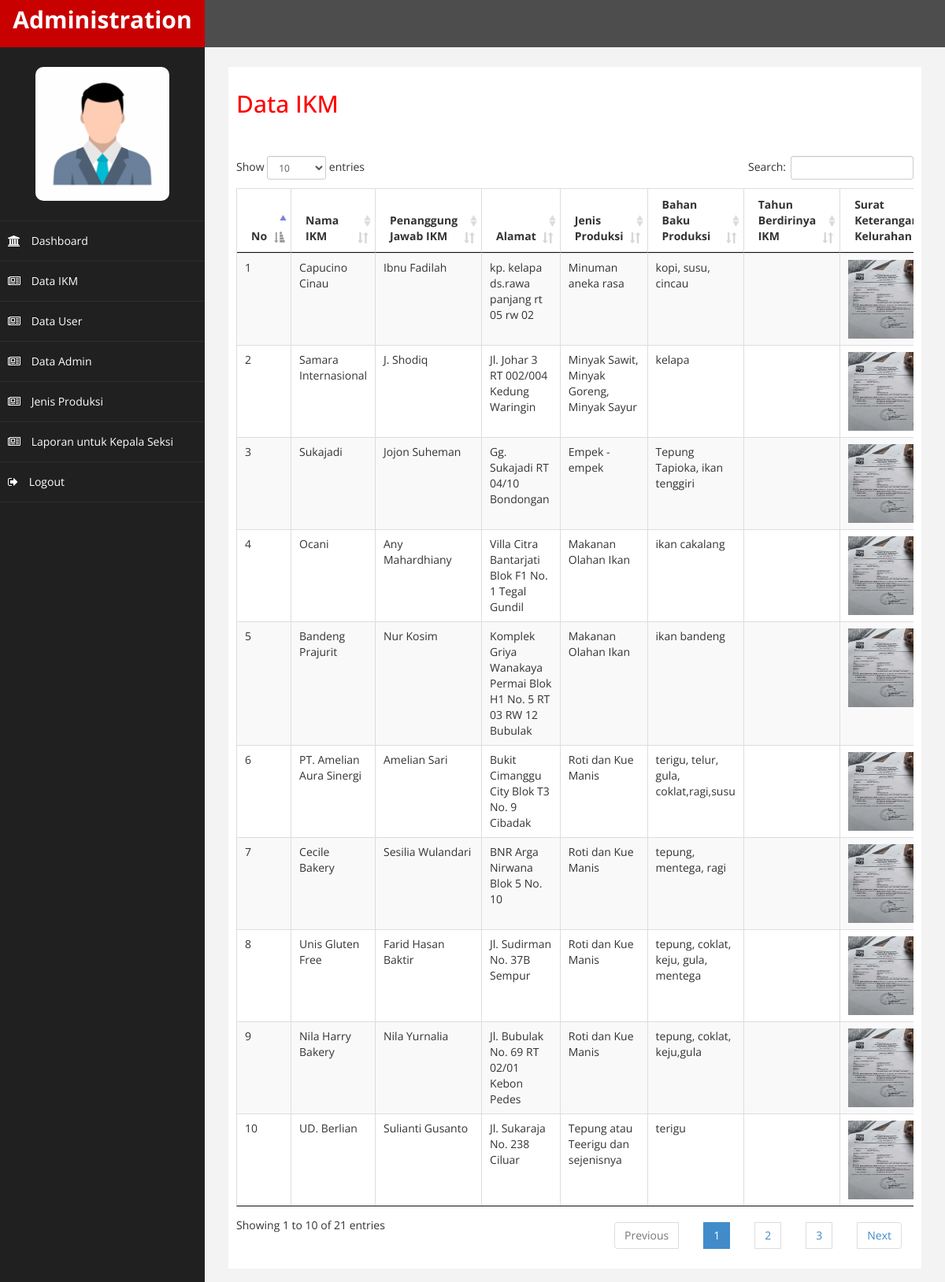
/admin/index.php?hal=data_ikm (signed in), run on the app's committed database.
### tables this page shows
CREATE TABLE `ikm` (
  `id_ikm` varchar(50) NOT NULL,
  `id_user` varchar(50) NOT NULL,
  `nama_ikm` varchar(100) NOT NULL,
  `penanggung_jawab` varchar(100) NOT NULL,
  `alamat` varchar(100) NOT NULL,
  `jenis_produksi` varchar(100) NOT NULL,
  `bahan_baku` varchar(100) NOT NULL,
  `tahun` varchar(50) NOT NULL,
  `surat_keterangan_kelurahan` text NOT NULL,
  `nib` text NOT NULL,
  `siup_iui` text NOT NULL,
  `status` varchar(100) NOT NULL
);

### admin/data/data_ikm.php (the view, shortened to what this page needs)
<h2>Data IKM</h2>
<br><br>
<div class="table-responsive">
<table id="table_berita" class="table table-striped table-bordered responsive">
  <thead>
    <tr>
      <th>No</th>
      <th>Nama IKM</th>
      <th>Penanggung Jawab IKM</th>
      <th>Alamat</th>
      <th>Jenis Produksi</th>
      <th>Bahan Baku Produksi</th>
      <th>Tahun Berdirinya IKM</th>
      <th>Surat Keterangan Kelurahan</th>
    </tr>
  </thead>
  <tbody>
    <?php $nomor=1; ?>
    <?php $ambil=$koneksi->query(" SELECT * FROM ikm order by id_ikm DESC"); ?>
    <?php while($pecah=$ambil->fetch_assoc()) { ?>
    <tr>
      <td> <?php echo $nomor; ?></td>
      <td> <?php echo $pecah['nama_ikm']; ?></td>
      <td> <?php echo $pecah['penanggung_jawab']; ?></td>
      <td> <?php echo $pecah['alamat']; ?></td>
      <td> <?php echo $pecah['jenis_produksi']; ?></td>
      <td> <?php echo $pecah['bahan_baku']; ?></td>
      <td> <?php echo $pecah['tahun']; ?></td>
           <td>
             <a href="#" data-toggle="modal" data-target="#detail-transaksi-<?php echo $pecah['id_ikm']; ?>">
           <img src="../img/sk/<?php echo $pecah['surat_keterangan_kelurahan']; ?>" width="100px" height="100px">
          </a>
      </td>
    </tr>
    <?php $nomor++ ?>
</div>
    <?php } ?>

### admin/index.php (shortened to what this page needs)
<?php
    $koneksi = new mysqli("localhost","root","","ikm");
?>
<!DOCTYPE html>
<html xmlns="http://www.w3.org/1999/xhtml">
<head>
    <link href="assets/css/bootstrap.css" rel="stylesheet" />
    <link href="assets/css/font-awesome.css" rel="stylesheet" />
    <link href="assets/js/morris/morris-0.4.3.min.css" rel="stylesheet" />
    <link href="assets/css/custom.css" rel="stylesheet" />
   <link rel="stylesheet" type="text/css" href="assets/js/dataTables/dataTables.bootstrap.css">
   <link rel="stylesheet" type="text/css" href="assets/js/dataTables/jquery.dataTables.css">
</head>
<body>
    <div id="wrapper">
        <nav class="navbar navbar-default navbar-cls-top " role="navigation" style="margin-bottom: 0">
            <div class="navbar-header">
                <a class="navbar-brand" href="index.html">Administration</a>
            </div>
  <div style="color: white;
padding: 15px 50px 5px 50px;
float: right;
font-size: 16px;"></a> </div>
        </nav>
                <nav class="navbar-default navbar-side" role="navigation">
            <div class="sidebar-collapse">
                <ul class="nav" id="main-menu">
        <li class="text-center">
                    <img src="assets/img/user.jpg" class="user-image img-responsive"/>
          </li>
                    <li><a href="index.php"><i class="fa fa-university "></i> Dashboard</a></li>
                    <li><a href="index.php?hal=data_ikm"><i class="fa fa-newspaper-o "></i> Data IKM</a></li>
                     <li><a href="index.php?hal=data_user"><i class="fa fa-newspaper-o "></i> Data User</a></li>
                     <li><a href="index.php?hal=data_admin"><i class="fa fa-newspaper-o "></i> Data Admin</a></li>
                     <li><a href="index.php?hal=jenis_produksi"><i class="fa fa-newspaper-o "></i> Jenis Produksi</a></li>
                     <li><a href="index.php?hal=laporan_kasi"><i class="fa fa-newspaper-o "></i> Laporan untuk Kepala Seksi</a></li>
                    <li><a href="index.php?hal=logout"><i class="fa fa-sign-out"></i> Logout</a></li>
                </ul>
            </div>
        </nav>
        <div id="page-wrapper" >
            <div id="page-inner">
                <?php
                    if (isset($_GET['hal'])) {
                        if ($_GET['hal']=="data_ikm") {
                            include 'data/data_ikm.php';
                        }
                         elseif ($_GET['hal']=="data_user") {
                            include'data/data_user.php';
                        }
                        elseif ($_GET['hal']=="data_admin") {
                            include'data/data_admin.php';
                        }
                         elseif ($_GET['hal']=="jenis_produksi") {
                            include'data/jenis_produksi.php';
                        }
                        elseif ($_GET['hal']=="tambah_ikm") {
                            include 'data/tambah_ikm.php';
                        }
                        elseif ($_GET['hal']=="edit_ikm") {
                            include 'data/edit_ikm.php';
                        }
                        elseif($_GET['hal']=="hapus_ikm") {
                            include 'data/hapus_ikm.php';
                        }
                         elseif($_GET['hal']=="tambah_produksi") {
                            include 'data/tambah_produksi.php';
                        }
                        elseif($_GET['hal']=="edit_produksi") {
                            include 'data/edit_produksi.php';
                        }
                        elseif ($_GET['hal']=="hapus_produksi") {
                            include 'data/hapus_produksi.php';
                        }
                        elseif($_GET['hal']=="konfirmasi") {
                            include 'data/konfirmasi.php';
                        }
                        elseif ($_GET['hal']=="tambah_admin") {
                            include 'data/tambah_admin.php';
                        }
                        elseif ($_GET['hal']=="edit_admin") {
                            include 'data/edit_admin.php';
                        }
                        elseif ($_GET['hal']=="hapus_admin") {
                            include 'data/hapus_admin.php';
                        }
                        elseif ($_GET['hal']=="edit_user") {
                            include 'data/edit_user.php';
                        }
                        elseif ($_GET['hal']=="hapus_user") {
                            include 'data/hapus_user.php';
                        }
                        elseif ($_GET['hal']=="laporan_kasi") {
                            include 'data/laporan_kasi.php';
                        }
                        elseif ($_GET['hal']=="cetak_laporan") {
                            include 'data/cetak_laporan.php';
                        }
                        elseif ($_GET['hal']=="logout") {
                            include 'logout.php';
                        }
                    }
                    else {
                        include'home.php';
                    }
                ?>
</body>
</html>

### admin/assets/css/custom.css (style rules this page uses)
body { font-family: 'Open Sans', sans-serif; }
#wrapper { width: 100%; background:#202020; }
#page-wrapper { padding: 15px 15px; min-height: 600px; background:#F3F3F3; }
#page-inner { width:100%; margin:10px 20px 10px 0px; background-color:#fff!important; padding:10px; min-height:1200px; }
.text-center { text-align:center; }
h2 { color: #f00; }
.user-image { margin: 25px auto; -webkit-border-radius: 10px; -moz-border-radius: 10px; border-radius: 10px; max-height:170px; max-width:170px; }
.navbar-cls-top .navbar-brand { color: #fff; background: #C90000; width: 260px; text-align: center; height: 60px; font-size: 30px; font-weight: 700; }
.sidebar-collapse , .sidebar-collapse .nav { background:none; }
.sidebar-collapse .nav { padding:0; }
.sidebar-collapse .nav > li > a { color:#fff; background:#202020; text-shadow:none; }
.sidebar-collapse > .nav > li > a { padding:15px 10px; }
.sidebar-collapse > .nav > li { border-bottom: 1px solid rgba(107, 108, 109, 0.19); }
.navbar-side { border:none; background-color: #202020; }
.navbar-cls-top { background:#4D4D4D; border-bottom:none; }
.navbar-default { border:0px solid black; }
.navbar-header { background: #A70303; }
.nav > li > a > i { margin-right:10px; }
@media (min-width:768px) { #page-wrapper { margin: 0 0 0 260px; padding: 15px 30px; min-height: 1200px; } }
@media (min-width:768px) { .navbar-side { z-index: 1; position: absolute; width: 260px; } }
@media (min-width:768px) { .navbar { border-radius: 0px; } }

### data on the page
ikm: nama_ikm "Capucino Cinau", penanggung_jawab "Ibnu Fadilah", alamat "kp. kelapa ds.rawa panjang rt 05 rw 02", jenis_produksi "Minuman aneka rasa", bahan_baku "kopi, susu, cincau", surat_keterangan_kelurahan (picture)
ikm: nama_ikm "Samara Internasional", penanggung_jawab "J. Shodiq", alamat "Jl. Johar 3 RT 002/004 Kedung Waringin", jenis_produksi "Minyak Sawit, Minyak Goreng, Minyak Sayur", bahan_baku "kelapa", surat_keterangan_kelurahan (picture)
ikm: nama_ikm "Sukajadi", penanggung_jawab "Jojon Suheman", alamat "Gg. Sukajadi RT 04/10 Bondongan", jenis_produksi "Empek - empek", bahan_baku "Tepung Tapioka, ikan tenggiri", surat_keterangan_kelurahan (picture)
ikm: nama_ikm "Ocani", penanggung_jawab "Any Mahardhiany", alamat "Villa Citra Bantarjati Blok F1 No. 1 Tegal Gundil", jenis_produksi "Makanan Olahan Ikan", bahan_baku "ikan cakalang", surat_keterangan_kelurahan (picture)
ikm: nama_ikm "Bandeng Prajurit", penanggung_jawab "Nur Kosim", alamat "Komplek Griya Wanakaya Permai Blok H1 No. 5 RT 03 RW 12 Bubulak", jenis_produksi "Makanan Olahan Ikan", bahan_baku "ikan bandeng", surat_keterangan_kelurahan (picture)
ikm: nama_ikm "PT. Amelian Aura Sinergi", penanggung_jawab "Amelian Sari", alamat "Bukit Cimanggu City Blok T3 No. 9 Cibadak", jenis_produksi "Roti dan Kue Manis", bahan_baku "terigu, telur, gula, coklat,ragi,susu", surat_keterangan_kelurahan (picture)
ikm: nama_ikm "Cecile Bakery", penanggung_jawab "Sesilia Wulandari", alamat "BNR Arga Nirwana Blok 5 No. 10", jenis_produksi "Roti dan Kue Manis", bahan_baku "tepung, mentega, ragi", surat_keterangan_kelurahan (picture)
ikm: nama_ikm "Unis Gluten Free", penanggung_jawab "Farid Hasan Baktir", alamat "Jl. Sudirman No. 37B Sempur", jenis_produksi "Roti dan Kue Manis", bahan_baku "tepung, coklat, keju, gula, mentega", surat_keterangan_kelurahan (picture)
ikm: nama_ikm "Nila Harry Bakery", penanggung_jawab "Nila Yurnalia", alamat "Jl. Bubulak No. 69 RT 02/01 Kebon Pedes", jenis_produksi "Roti dan Kue Manis", bahan_baku "tepung, coklat, keju,gula", surat_keterangan_kelurahan (picture)
ikm: nama_ikm "UD. Berlian", penanggung_jawab "Sulianti Gusanto", alamat "Jl. Sukaraja No. 238 Ciluar", jenis_produksi "Tepung atau Teerigu dan sejenisnya", bahan_baku "terigu", surat_keterangan_kelurahan (picture)
